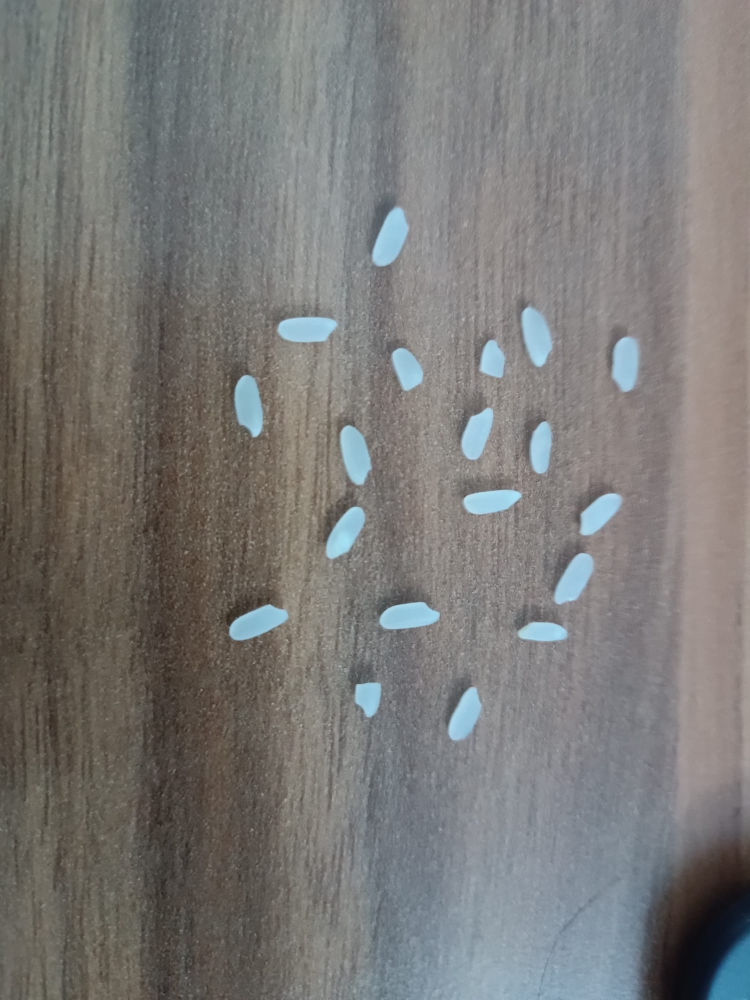
#> input picture Odev3.py/rices.jpg, 1500 x 2000 px (shown at 1/2 size)
$ python main.py
#> lines starting #> are read from the running program, lines starting #| are printed output that depends on the picture; after the words box and inside, x2 and y2 are one past the last pixel; in counts of white or black regions, pixels touching at a corner belong together
import cv2
import numpy as np

# Resmi yükle
resim = cv2.imread("rices.jpg")
#> resim is the input picture: shape (2000, 1500, 3); mean B, G, R 119, 120.6, 121.7

# Resmi istenen boyuta yeniden boyutlandır
yeni_genislik = 800
yeni_yukseklik = 600
resim = cv2.resize(resim, (yeni_genislik, yeni_yukseklik))
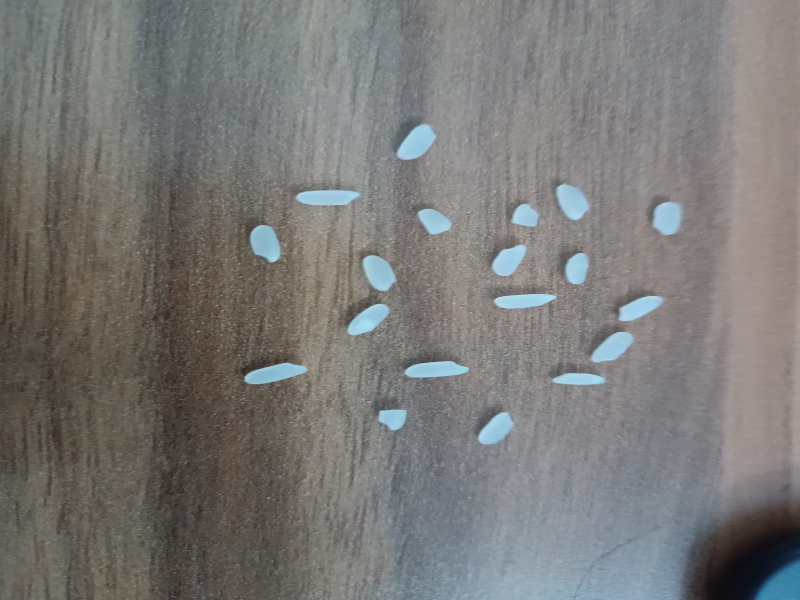
#> resim: shape (600, 800, 3); mean B, G, R 118.9, 120.6, 121.6

# Gri tonlamaya dönüştür
gritonlama = cv2.cvtColor(resim, cv2.COLOR_BGR2GRAY)
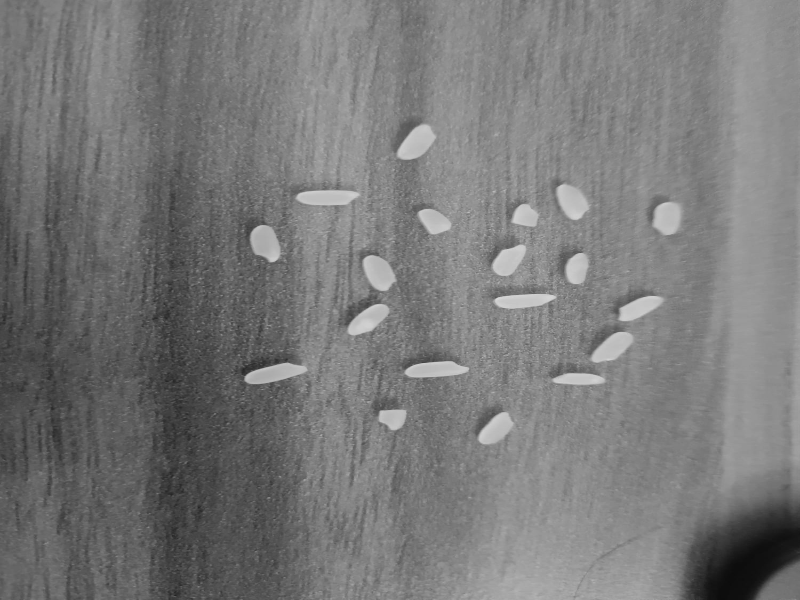
#> gritonlama: shape (600, 800); min 12, max 215, mean 120.7

# Gauss filtresi uygula
bulaniklastirilmis = cv2.GaussianBlur(gritonlama, (5, 5), 0)

# Kenarları algıla
kenarlar = cv2.Canny(bulaniklastirilmis, 50, 150)
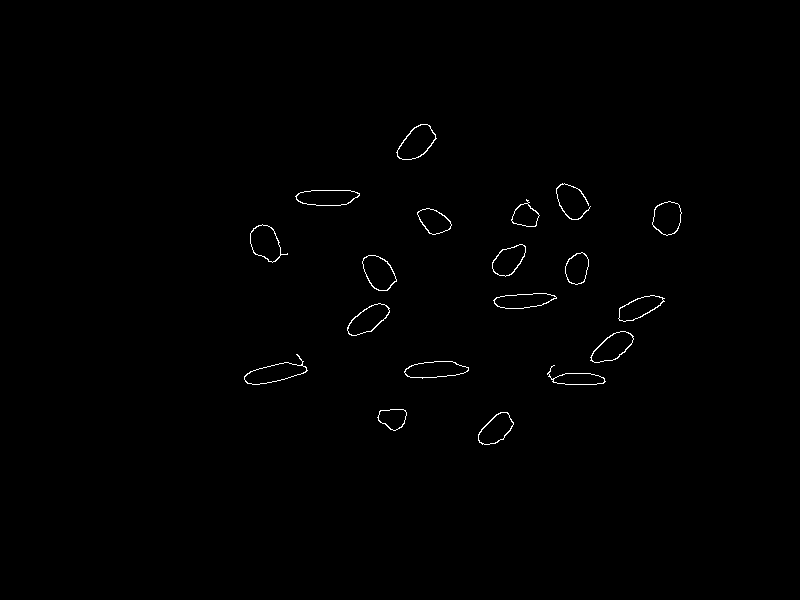
#> kenarlar: shape (600, 800); 0.5% white in thin lines or dots, all inside (x1, y1, x2, y2) = (244, 124, 682, 445)

# Gürültüyü azalt
kernel = np.ones((5, 5), np.uint8)
genisletilmis_kenarlar = cv2.dilate(kenarlar, kernel, iterations=1)
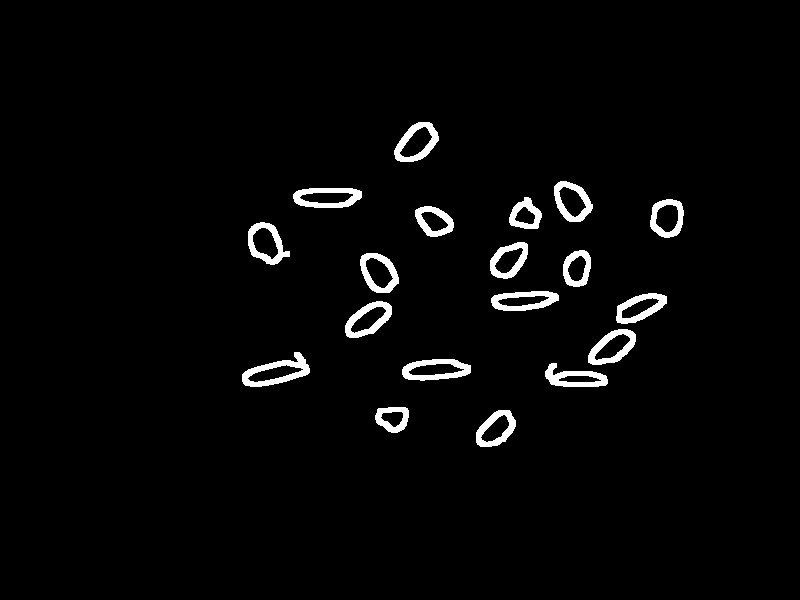
#> genisletilmis_kenarlar: shape (600, 800); 2.7% white; 19 white regions

# Konturları bul
konturlar, _ = cv2.findContours(genisletilmis_kenarlar, cv2.RETR_EXTERNAL, cv2.CHAIN_APPROX_SIMPLE)
#> konturlar = 19 contours; largest, box (x1, y1, x2, y2) and area: (242, 352, 310, 387) 1260, (394, 122, 439, 162) 1188, (248, 222, 290, 265) 1141, (402, 359, 471, 381) 1125, (293, 188, 362, 208) 1119

# Belirli bir alanın altındaki konturları filtrele
min_kontur_alani = 100  # Belirli bir alanı aşan konturları filtrele
filtrelenmis_konturlar = [kontur for kontur in konturlar if cv2.contourArea(kontur) > min_kontur_alani]
#> filtrelenmis_konturlar has the same summary as konturlar
#bu ifade, konturlar listesindeki konturları filtreleyerek, yalnızca belirli bir alanın üzerindeki konturları
# içeren yeni bir liste oluşturur

# Siyah arka plana yüklenen görüntüyü ekleyin
sonuc = np.zeros_like(resim)
#NumPy kütüphanesindeki zeros_like fonksiyonunu kullanarak, resim adlı bir NumPy dizisi ile aynı boyutta ve türde,
# sadece sıfırlardan oluşan bir dizi oluşturur.

# Tespit edilen pirinçleri beyaz olarak, siyah arka plana ekle
cv2.drawContours(sonuc, filtrelenmis_konturlar, -1, (255, 255, 255), thickness=cv2.FILLED)
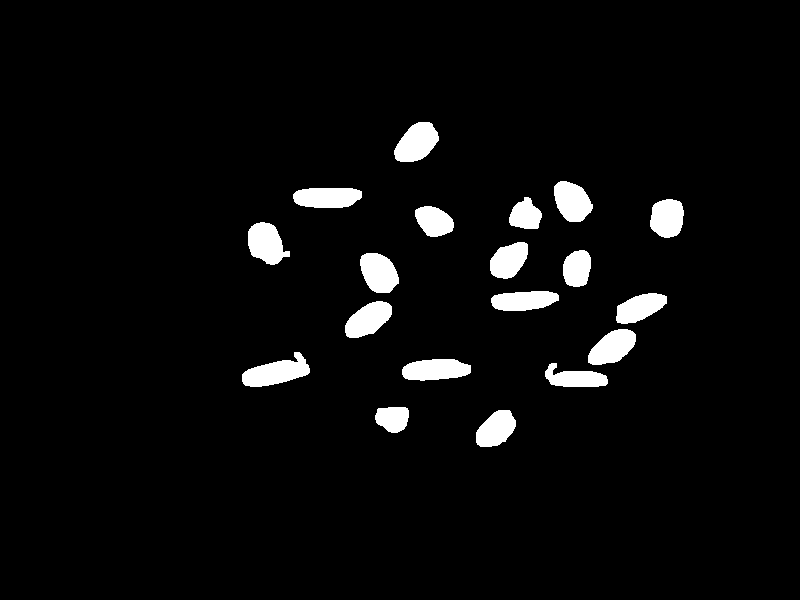
#> sonuc: shape (600, 800, 3); 4.2% white; 19 white regions, largest, box (x1, y1, x2, y2) and area: (242, 352, 310, 387) 1344, (394, 122, 439, 162) 1247, (248, 222, 290, 265) 1206

# Pirinç sayısı
pirinc_sayisi = len(filtrelenmis_konturlar)
#> pirinc_sayisi = 19

print("Pirinç sayısı: {}".format(pirinc_sayisi))
#| Pirinç sayısı: 19

# Sonucu göster
cv2.imshow('Sadece Pirinç', sonuc)
cv2.waitKey(0)
cv2.destroyAllWindows()
